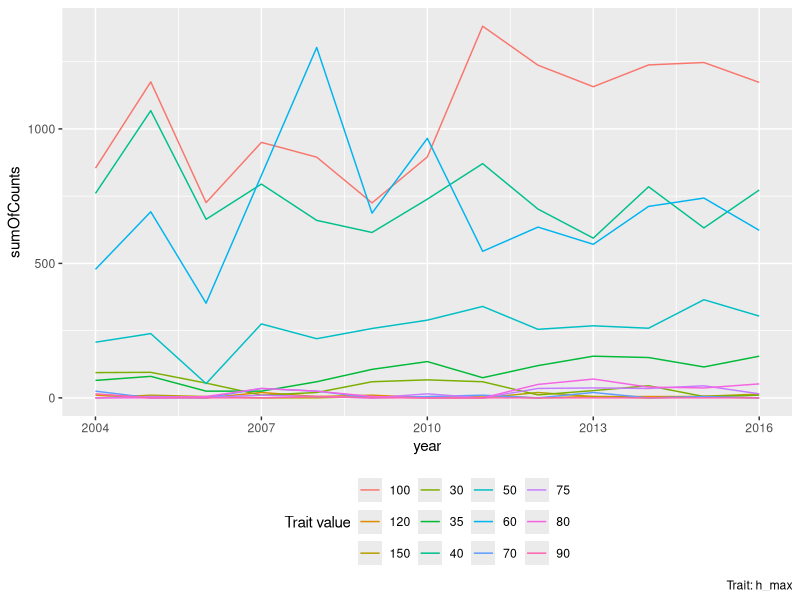

Reproduce this figure in R.
## ---- chunk 1
knitr::opts_chunk$set(echo = TRUE)
## ---- chunk 2
library(tidyverse)
library(data.table) # database/sql-like syntax for doing stuff with data frames very fast
library(here) # relative paths within this project. Useful for data loading
## ---- chunk 3
# wkDT <- t(thfSpp) # where did this come from? Which dataset?
# wkDT <- wkDT[-1, ]
# wkDT <- cbind.data.frame(wkDT, thfTraits$h_max)
# colnames(wkDT) <- c("obs1", "obs2", "obs3", "obs4", "obs5", "obs6", "obs7", "obs8", "obs9", "obs10", "obs11", "obs12", "obs13", "h_max")

# load the data
# stored in data folder in this project for now
# from here on we are using data.table (which is not always obvious from the code)
thfSppDT <- data.table::fread(here::here("data", "thfSpp.csv"))
thfTraitsDT <- data.table::fread(here::here("data", "thfTraits.csv"))

# now I'm stuck - I can't see what you trying to do next but
# on the assumption that we need to link the counts to the traits by species we can:
# convert the count data into a long form so we can attach the trait data to each species observation

thfSppDT_l <- data.table::melt(thfSppDT, id.vars = c("year"),
                               variable.name = "spp",
                               value.name = "count")
head(thfSppDT_l)

# now merge the two datasets so we add the trait record to each of the 
# count records. This would be better done on the fly to save memory but
# for now...

data.table::setkey(thfSppDT_l, spp) # set the variable to match on
data.table::setkey(thfTraitsDT, spp) # set the variable to match on

mergedDT <- thfSppDT_l[thfTraitsDT]

head(mergedDT)

table(mergedDT$year, useNA = "always")
# we get an NA due to merge
mergedDT <- mergedDT[!is.na(year)] # filter it out
table(mergedDT$year, useNA = "always")
## ---- chunk 4
# h_maxDT <- wkDT %>% 
#   group_by(h_max) #%>%
#   summarise(tot = sum(obs1))

# like this? (I'm not sure what obs1 is - years?)

h_max <- mergedDT[, .(sum = sum(count)),
                     keyby = .(year, h_max)]
h_max

# more generically, if we convert this table to a  long form we can use data.table magic

lDT <- data.table::melt(mergedDT, id.vars = c("year", "spp", "count"),
                        variable.name = "trait")
head(lDT)

# now sum the counts by trait by year
# no loops needed :-)
traitTable <- lDT[,
                  .(sumOfCounts = sum(count)), 
                  keyby = .(year, trait, value)]

head(traitTable)

# traitTable now holds a sum of counts by trait-value by year
# is that what you want?

# you can then turn it back round to wide data if you want but probably easier to keep it like this
## ---- chunk 5
ggplot2::ggplot(traitTable[trait == "h_max"],
                aes(x = year,
                    y = sumOfCounts,
                    colour = value)) +
  geom_line() +
  scale_color_discrete(name = "Trait value") +
  theme(legend.position="bottom", ) +
  labs(caption = "Trait: h_max")
## ---- chunk 6
# tot <- wkDT  %>%
#   group_by(h_max) %>%
#   summarise(tot = sum(obs13))
#   h_maxDT<- cbind(h_maxDT, tot[,-1])
  
